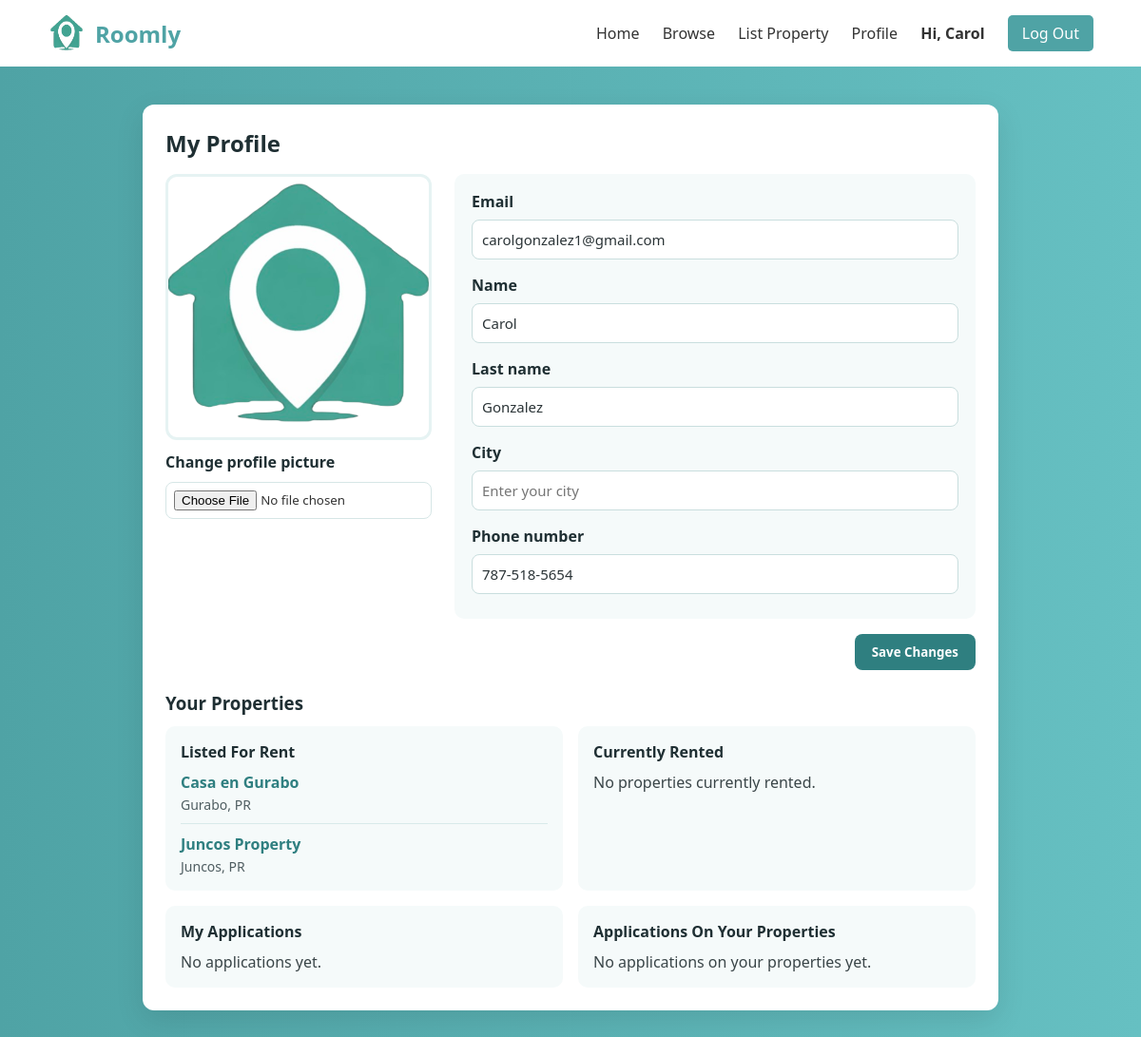
The page /profile (signed in) on the database as committed earlier.
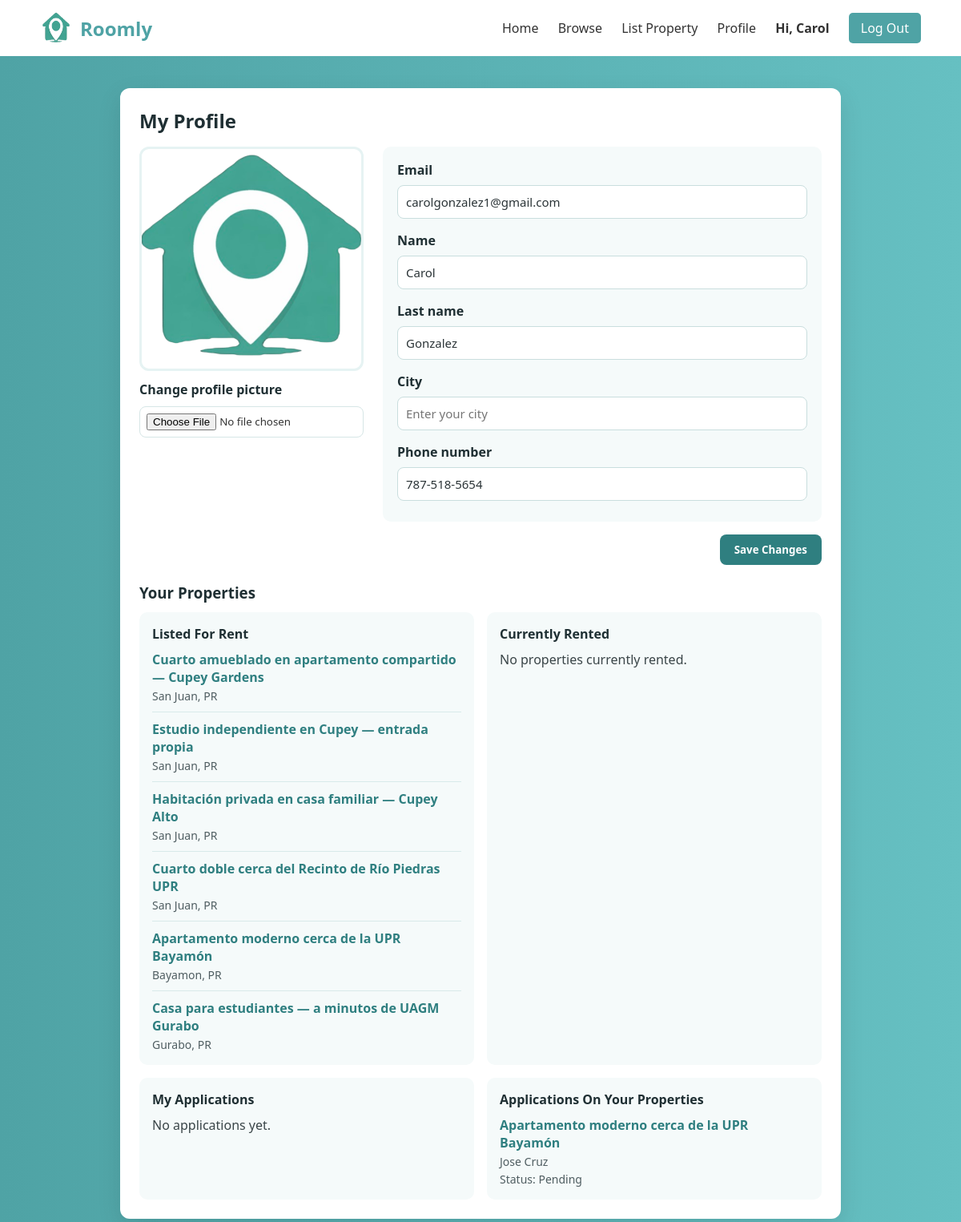
The same page on the database as committed later.
### website/models.py (models this page shows, shortened)
class Account(db.Model):
    __tablename__ = 'ACCOUNT'
    account_id_pk = db.Column(db.Integer, primary_key=True)
    email = db.Column(db.String(255), unique=True, nullable=False)
    hashed_password = db.Column(db.String(255), nullable=False)
    first_name = db.Column(db.String(255), nullable=False)
    last_name = db.Column(db.String(255), nullable=False)
    city = db.Column(db.String(255), nullable=True)
    phone_number = db.Column(db.String(20), nullable=True)
    profile_picture = db.Column(db.String(255), nullable=True)
    date_created = db.Column(db.DateTime, nullable=True)
    account_status = db.Column(db.String(20), nullable=False)
    account_type = db.Column(db.String(20), nullable=False, default='STUDENT')

class Property(db.Model):
    __tablename__ = 'PROPERTY'
    property_id_pk = db.Column(db.Integer, primary_key=True)
    title = db.Column(db.String(255), nullable=False)
    description = db.Column(db.Text, nullable=False)
    address = db.Column(db.String(255), nullable=False)
    city = db.Column(db.String(255), nullable=False)
    state = db.Column(db.String(255), nullable=False)
    country = db.Column(db.String(255), nullable=False)
    postal_code = db.Column(db.String(10), nullable=False)
    price_per_month = db.Column(db.Float, nullable=False)
    deposit_amount = db.Column(db.Float, nullable=False)
    number_of_bedrooms = db.Column(db.Integer, nullable=False)
    number_of_bathrooms = db.Column(db.Integer, nullable=False, default=1)
    sqr_ft = db.Column(db.Integer, nullable=False)
    amenities = db.Column(db.Text, nullable=True)
    availability_status = db.Column(db.Boolean, nullable=False)
    owner_id_fk = db.Column(db.Integer, nullable=False)
    university_id_fk = db.Column(db.Integer, nullable=True)
    images = db.relationship('PropertyImage', backref='property', lazy='select')
    amenity_links = db.relationship('PropertyAmenity', backref='property', lazy='select')
    reviews = db.relationship('PropertyReview', backref='property', lazy='select', cascade='all, delete-orphan')

class Reservation(db.Model):
    __tablename__ = 'PROPERTY_RESERVATION'
    reservation_id_pk = db.Column(db.Integer, primary_key=True)
    property_id_fk = db.Column(db.Integer, db.ForeignKey('PROPERTY.property_id_pk'), nullable=False)
    account_id_fk = db.Column(db.Integer, nullable=False)
    reserved_at = db.Column(db.DateTime, nullable=False, default=datetime.utcnow)
    status = db.Column(db.String(30), nullable=False, default='pending')

### website/auth.py (the view, shortened to what this page needs)
@auth.route('/profile', methods=['GET', 'POST'])
def profile():
    account_id = session.get('account_id')
    if not account_id:
        flash('Please log in to view your profile.', 'error')
        return redirect(url_for('auth.login'))
    account = Account.query.filter_by(account_id_pk=account_id).first()
    if not account:
        session.clear()
        flash('Account not found. Please log in again.', 'error')
        return redirect(url_for('auth.login'))
    owner_profile = Owner.query.filter_by(account_id_fk=account.account_id_pk).first()
    owned_properties = []
    if owner_profile:
        owned_properties = (
            Property.query
            .filter_by(owner_id_fk=owner_profile.owner_id_pk)
            .order_by(Property.property_id_pk.desc())
            .all()
        )
    listed_properties = [property_row for property_row in owned_properties if property_row.availability_status]
    owner_applications = []
    if owner_profile:
        owned_property_ids = [property_row.property_id_pk for property_row in owned_properties]
        if owned_property_ids:
            owner_reservations = (
                Reservation.query
                .filter(Reservation.property_id_fk.in_(owned_property_ids))
                .order_by(Reservation.reserved_at.desc())
                .all()
            )
            for res in owner_reservations:
                prop = Property.query.get(res.property_id_fk)
                applicant = Account.query.get(res.account_id_fk)
                owner_applications.append({'property': prop, 'reservation': res, 'applicant': applicant})
    rented_properties = []
    approved_reservations = (
        Reservation.query
        .filter_by(account_id_fk=account.account_id_pk, status='approved')
        .order_by(Reservation.reserved_at.desc())
        .all()
    )
    for res in approved_reservations:
        prop = Property.query.get(res.property_id_fk)
        if prop:
            rented_properties.append(prop)
    reserved_properties = []
    user_reservations = Reservation.query.filter_by(account_id_fk=account.account_id_pk).order_by(Reservation.reserved_at.desc()).all()
    return render_template(
        'profile.html',
        account=account,
        listed_properties=listed_properties,
        rented_properties=rented_properties,
        reserved_properties=reserved_properties,
        owner_profile=owner_profile,
        owner_applications=owner_applications,
    )

### website/templates/profile.html (shortened to what this page needs)
<!DOCTYPE html>
<html lang="en">
<head>
    <link rel="stylesheet" href="{{ url_for('static', filename='styles.css') }}">
</head>
<body>
    <header>
        <a class="logoRoomly" href="{{ url_for('views.home') }}">
            <img src="{{ url_for('static', filename='logoRoomly.png') }}" alt="Roomly Icon" class="header-icon">
            Roomly
        </a>
        <nav>
            <a href="{{ url_for('views.home') }}">Home</a>
            <a href="{{ url_for('views.browse') }}">Browse</a>
            <a href="{{ url_for('views.list_property') }}">List Property</a>
            <a href="{{ url_for('auth.profile') }}">Profile</a>
            <span class="nav-user">Hi, {{ session.get('account_first_name') }}</span>
            <a href="{{ url_for('auth.logout') }}" class="signup-btn">Log Out</a>
        </nav>
    </header>
    <section class="profile-page">
        <div class="profile-card">
            <h2>My Profile</h2>
            <form method="POST" action="{{ url_for('auth.profile') }}" enctype="multipart/form-data" class="profile-edit-form">
                <div class="profile-content">
                    <div class="profile-image-block">
                        <img
                            src="{{ account.profile_picture if account.profile_picture else url_for('static', filename='logoRoomly.png') }}"
                            alt="Profile picture"
                            class="profile-picture"
                        >
                        <div class="profile-picture-form">
                            <label for="profile_picture">Change profile picture</label>
                            <input type="file" id="profile_picture" name="profile_picture" accept="image/*">
                        </div>
                    </div>
                    <div class="profile-details">
                        <label for="email">Email</label>
                        <input type="email" id="email" name="email" value="{{ account.email }}" required>
                        <label for="first_name">Name</label>
                        <input type="text" id="first_name" name="first_name" value="{{ account.first_name }}" required>
                        <label for="last_name">Last name</label>
                        <input type="text" id="last_name" name="last_name" value="{{ account.last_name }}" required>
                        <label for="city">City</label>
                        <input type="text" id="city" name="city" value="{{ account.city or '' }}" placeholder="Enter your city">
                        <label for="phone_number">Phone number</label>
                        <input type="tel" id="phone_number" name="phone_number" value="{{ account.phone_number or '' }}" placeholder="e.g. +1 555 555 5555">
                    </div>
                </div>
                <button type="submit" class="profile-save-btn">Save Changes</button>
            </form>
            <div class="profile-properties-section">
                <h3>Your Properties</h3>
                <div class="profile-properties-grid">
                    <div class="profile-properties-card">
                        <h4>Listed For Rent</h4>
                        {% if listed_properties %}
                            <ul class="profile-properties-list">
                                {% for property in listed_properties %}
                                    <li>
                                        <a href="{{ url_for('views.property_detail', property_id=property.property_id_pk) }}">{{ property.title }}</a>
                                        <span>{{ property.city }}, {{ property.state }}</span>
                                    </li>
                                {% endfor %}
                            </ul>
                        {% else %}
                            <p>No properties currently listed for rent.</p>
                        {% endif %}
                    </div>
                    <div class="profile-properties-card">
                        <h4>Currently Rented</h4>
                        {% if rented_properties %}
                            <ul class="profile-properties-list">
                                {% for property in rented_properties %}
                                    <li>
                                        <a href="{{ url_for('views.property_detail', property_id=property.property_id_pk) }}">{{ property.title }}</a>
                                        <span>{{ property.city }}, {{ property.state }}</span>
                                    </li>
                                {% endfor %}
                            </ul>
                        {% else %}
                            <p>No properties currently rented.</p>
                        {% endif %}
                    </div>
                    <div class="profile-properties-card">
                        <h4>My Applications</h4>
                        {% if reserved_properties %}
                            <ul class="profile-properties-list">
                                {% for item in reserved_properties %}
                                    {% set property = item.property %}
                                    {% set reservation = item.reservation %}
                                    <li>
                                        <a href="{{ url_for('views.property_detail', property_id=property.property_id_pk) }}">{{ property.title }}</a>
                                        <span>{{ property.city }}, {{ property.state }}</span>
                                        <span>Status: {{ reservation.status|title }}</span>
                                        {% if item.owner_account %}
                                            <span>Landlord: {{ item.owner_account.first_name }} {{ item.owner_account.last_name }}</span>
                                            <span>{{ item.owner_account.email }}</span>
                                            {% if item.owner_account.phone_number %}
                                                <span>{{ item.owner_account.phone_number }}</span>
                                            {% endif %}
                                        {% endif %}
                                        <form method="POST" action="{{ url_for('views.release_property', property_id=property.property_id_pk) }}" style="display:inline">
                                            <button type="submit" class="release-btn">Withdraw</button>
                                        </form>
                                    </li>
                                {% endfor %}
                            </ul>
                        {% else %}
                            <p>No applications yet.</p>
                        {% endif %}
                    </div>
                    {% if owner_profile %}
                    <div class="profile-properties-card">
                        <h4>Applications On Your Properties</h4>
                        {% if owner_applications %}
                            <ul class="profile-properties-list">
                                {% for item in owner_applications %}
                                    <li>
                                        <a href="{{ url_for('views.property_detail', property_id=item.property.property_id_pk) }}">{{ item.property.title }}</a>
                                        {% if item.applicant %}
                                            <span>{{ item.applicant.first_name }} {{ item.applicant.last_name }}</span>
                                        {% else %}
                                            <span>Applicant unavailable</span>
                                        {% endif %}
                                        <span>Status: {{ item.reservation.status|title }}</span>
                                    </li>
                                {% endfor %}
                            </ul>
                        {% else %}
                            <p>No applications on your properties yet.</p>
                        {% endif %}
                    </div>
                    {% endif %}
                </div>
            </div>
        </div>
    </section>
</body>
</html>

### website/static/styles.css (style rules this page uses)
* { margin: 0; padding: 0; box-sizing: border-box; font-family: 'Segoe UI', sans-serif; }
body { background-color: #f8f9fa; color: #333; }
header { display: flex; justify-content: space-between; align-items: center; padding: 15px 50px; background-color: white; box-shadow: 0 2px 5px rgba(0,0,0,0.05); }
.header-icon { height: 40px; width: 40px; margin-right: 10px; vertical-align: middle; }
.logoRoomly { display: flex; align-items: center; font-size: 24px; font-weight: 700; color: #4FA3A5; text-decoration: none; }
nav a { margin-left: 20px; text-decoration: none; color: #333; font-weight: 500; }
.nav-user { margin-left: 20px; color: #333; font-weight: 600; }
.signup-btn { background-color: #4FA3A5; color: white; padding: 8px 15px; border-radius: 5px; }
.profile-page { min-height: calc(100vh - 70px); background: linear-gradient(to right, #4FA3A5, #66c0c2); padding: 40px 20px; }
.profile-card { max-width: 900px; margin: 0 auto; background-color: white; border-radius: 12px; box-shadow: 0 10px 30px rgba(0, 0, 0, 0.1); padding: 24px; }
.profile-card h2 { margin-bottom: 16px; color: #1f2f33; }
.profile-content { display: grid; grid-template-columns: 280px 1fr; gap: 24px; align-items: start; }
.profile-edit-form { display: flex; flex-direction: column; gap: 16px; }
.profile-image-block { display: flex; flex-direction: column; gap: 12px; }
.profile-picture { width: 100%; max-width: 280px; aspect-ratio: 1 / 1; object-fit: cover; border-radius: 12px; border: 3px solid #e6f3f3; }
.profile-picture-form { display: flex; flex-direction: column; gap: 10px; }
.profile-picture-form label { color: #1f2f33; font-weight: 600; }
.profile-picture-form input[type="file"] { padding: 8px; border: 1px solid #d6e6e6; border-radius: 8px; background-color: #fff; }
.profile-details { background-color: #f5fafa; border-radius: 10px; padding: 18px; display: grid; grid-template-columns: 1fr; gap: 8px; }
.profile-details label { color: #1f2f33; font-weight: 600; }
.profile-details input { width: 100%; padding: 10px; border: 1px solid #c9dede; border-radius: 8px; color: #2b3437; font-size: 15px; margin-bottom: 8px; }
.profile-save-btn { align-self: flex-end; border: none; border-radius: 8px; background-color: #2f7f80; color: #fff; padding: 10px 18px; font-weight: 600; cursor: pointer; }
.profile-properties-section { margin-top: 22px; }
.profile-properties-section h3 { color: #1f2f33; margin-bottom: 12px; }
.profile-properties-grid { display: grid; grid-template-columns: repeat(2, minmax(260px, 1fr)); gap: 16px; }
.profile-properties-card { background-color: #f5fafa; border-radius: 10px; padding: 16px; }
.profile-properties-card h4 { color: #1f2f33; margin-bottom: 10px; }
.profile-properties-card p { color: #3a4548; }
.profile-properties-list { list-style: none; margin: 0; padding: 0; display: grid; gap: 10px; }
.profile-properties-list li { display: flex; flex-direction: column; gap: 3px; padding-bottom: 10px; border-bottom: 1px solid #d8eaea; }
.profile-properties-list li:last-child { border-bottom: none; padding-bottom: 0; }
.profile-properties-list a { color: #2f7f80; font-weight: 600; text-decoration: none; }
.profile-properties-list span { color: #4f5d61; font-size: 14px; }

Rows that differ between the two databases and show on the page:
removed Property: title "Casa en Gurabo", city "Gurabo", state "PR"
removed Property: title "Juncos Property", city "Juncos", state "PR"
added Property: title "Cuarto amueblado en apartamento compartido — Cupey Gardens", city "San Juan", state "PR"
added Property: title "Estudio independiente en Cupey — entrada propia", city "San Juan", state "PR"
added Property: title "Habitación privada en casa familiar — Cupey Alto", city "San Juan", state "PR"
added Property: title "Cuarto doble cerca del Recinto de Río Piedras UPR", city "San Juan", state "PR"
added Property: title "Apartamento moderno cerca de la UPR Bayamón", city "Bayamon", state "PR", property "Apartamento moderno cerca de la UPR Bayamón"
added Property: title "Casa para estudiantes — a minutos de UAGM Gurabo", city "Gurabo", state "PR"
now on this page (row unchanged): Account: applicant.first_name "Jose", applicant.last_name "Cruz"
added Reservation: reservation.status "Pending"
Other text that changed with them:
new list line: "Status:"
text no longer shown: "No applications on your properties yet."
